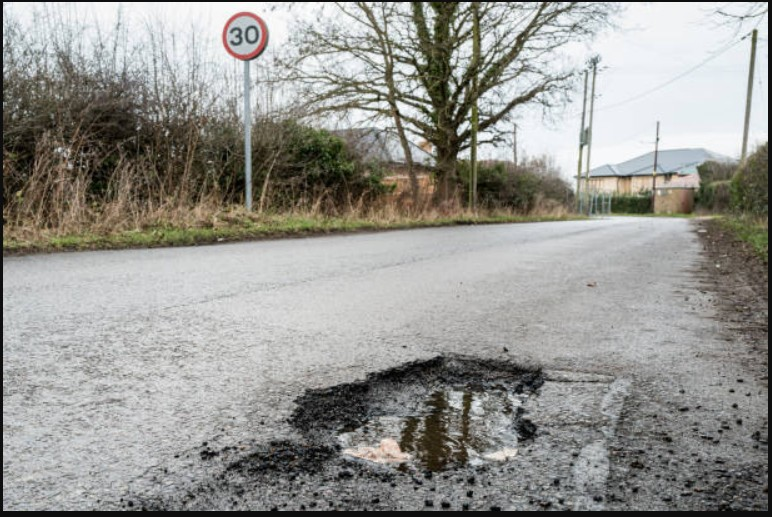
#> input picture data/pothole_road.jpg, 772 x 517 px
$ python detect_potholes.py
#> lines starting #> are read from the running program, lines starting #| are printed output that depends on the picture; after the words box and inside, x2 and y2 are one past the last pixel; in counts of white or black regions, pixels touching at a corner belong together
#importing all libraries for function access
import cv2
import os
import numpy as np
import pandas as pd

#get absolute pathing for project
BASE_DIR=os.path.dirname(os.path.dirname(os.path.abspath(__file__)))
image_path=os.path.join(BASE_DIR,"data","pothole_road.jpg")

#image being stored as matrix in bgr format in src
image=cv2.imread(image_path)
#> image is the input picture: shape (517, 772, 3); mean B, G, R 144.9, 149.5, 150

if image is None:
    print("Error:Image not found")
    exit()

#pre-processing image

#convert bgr to grayscale, binary output yields better results

gray=cv2.cvtColor(image,cv2.COLOR_BGR2GRAY)
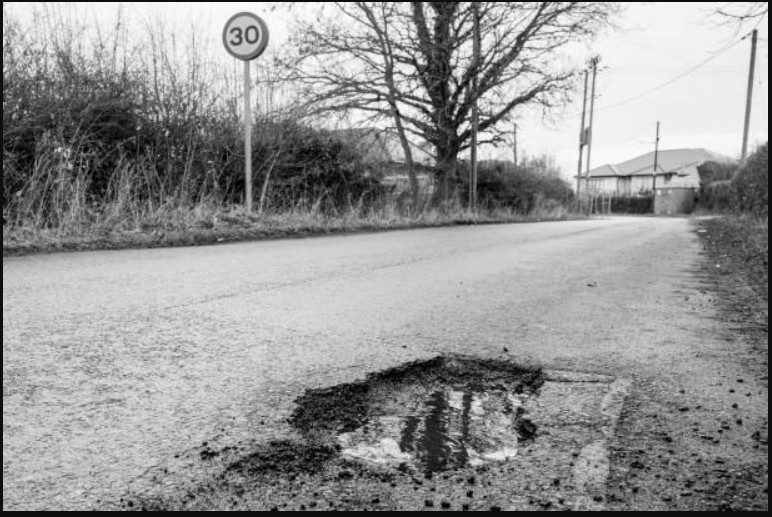
#> gray: shape (517, 772); min 0, max 255, mean 149.1

#blurring, helps make contouring easier

blur=cv2.medianBlur(gray,5)
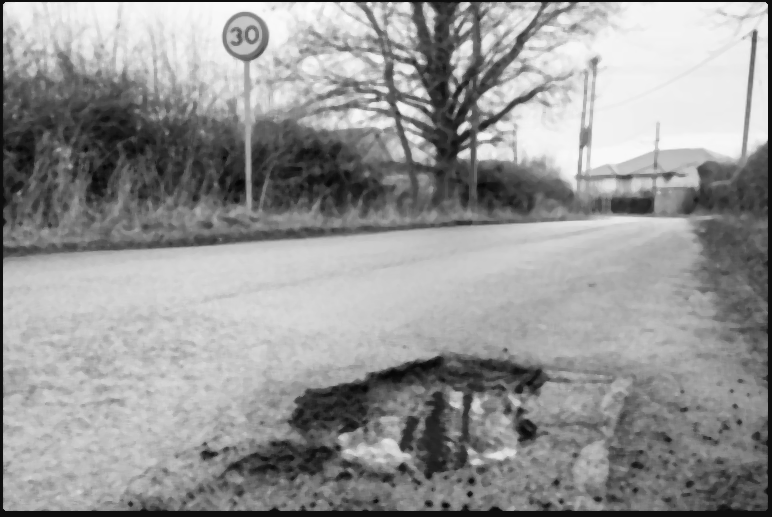
#> blur: shape (517, 772); min 4, max 251, mean 149.4

#edge detection using canny, one of the main reasons to use OpenCV

edge=cv2.Canny(blur,50,150)
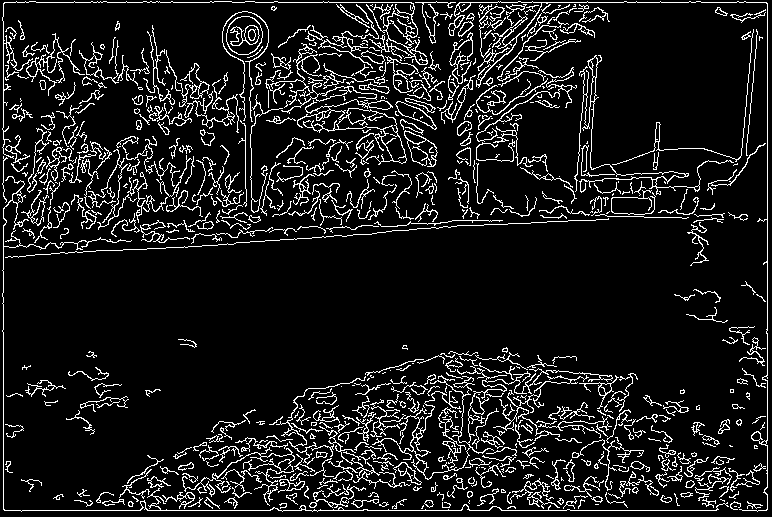
#> edge: shape (517, 772); 10.4% white in thin lines or dots

#making sure the image border doesnt become a contour
h, w = edge.shape
#> h = 517; w = 772

border = 10  # pixels to remove from edges

edge[:border, :] = 0
edge[-border:, :] = 0
edge[:, :border] = 0
edge[:, -border:] = 0
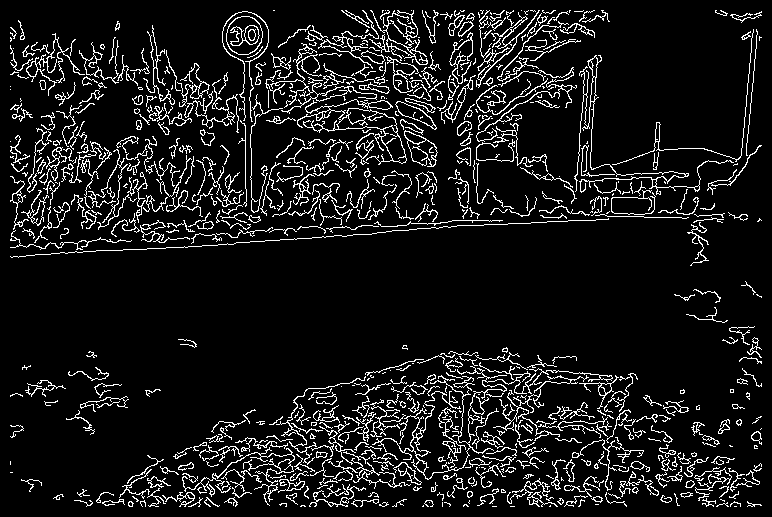
#> edge: shape (517, 772); 9.5% white in thin lines or dots


#dilate the edges to make sure lines connect
kernel = cv2.getStructuringElement(cv2.MORPH_RECT, (3, 3))
dilated = cv2.dilate(edge, kernel, iterations=1)
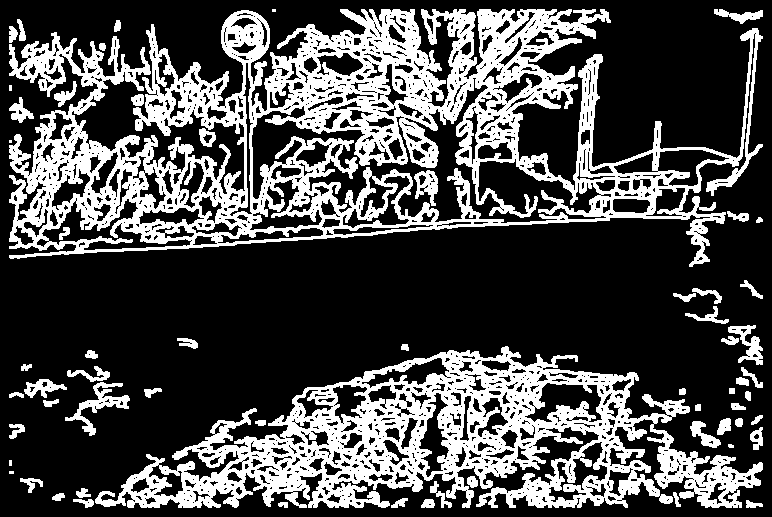
#> dilated: shape (517, 772); 29.6% white; 62 white regions (5 under 20 px)

#contour making

contours, hierarchy = cv2.findContours(
    dilated,
    cv2.RETR_EXTERNAL,
    cv2.CHAIN_APPROX_SIMPLE
)
#> contours = 60 contours, 6 with area under 20; largest, box (x1, y1, x2, y2) and area: (9, 9, 763, 267) 106812, (95, 346, 763, 508) 53447, (65, 382, 130, 436) 776, (728, 325, 763, 365) 510, (24, 379, 67, 398) 362

all_contours = image.copy()
cv2.drawContours(all_contours, contours, -1, (0, 255, 0), 2)
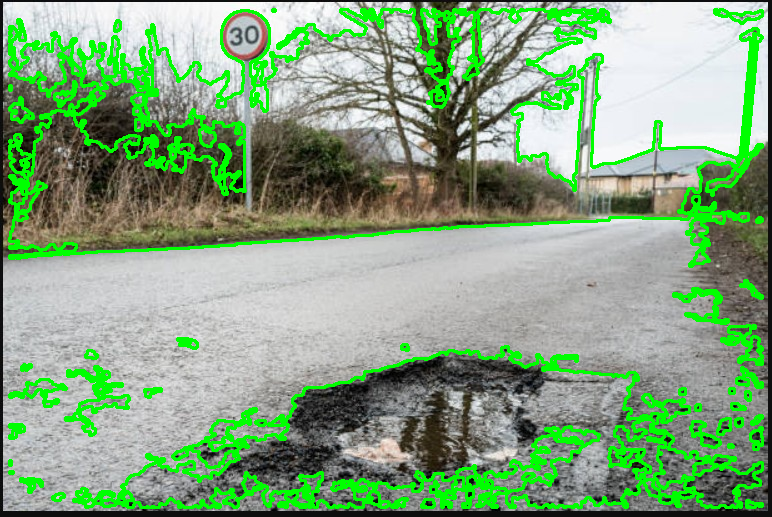
#> all_contours: shape (517, 772, 3); 13.16% of pixels changed, all inside (x1, y1, x2, y2) = (8, 8, 764, 509)

cv2.imshow("All Contours", all_contours)
print("Total contours:", len(contours))
#| Total contours: 60

#filter contours to find potholes

contour_view = image.copy()
cv2.drawContours(contour_view, contours, -1, (0, 255, 0), 2)
cv2.imshow("All contours", contour_view)
min_area = 500  # tune later
filtered = []

for cnt in contours:
    area = cv2.contourArea(cnt)
    if area < min_area:
        continue

    x, y, w, h = cv2.boundingRect(cnt)

    aspect_ratio = w / float(h)

    # Reject vertical & very thin objects
    if aspect_ratio < 0.7 or aspect_ratio > 4.5:
        continue

    filtered.append(cnt)
#> this loop made 60 passes
#> area on passes 1, 2, 3, 4, 5, 6, 7, 8, 9, 10, 11, 15: 33.5, 64, 84.5, 78.5, 69, 55.5, 42.5, 70, 129.5, 110.5, 84.5, 163
#> (area, x, y, w, h, aspect_ratio) on passes 30, 37, 41, 59: (775.5, 65, 382, 65, 54, 1.2), (53447, 95, 346, 668, 162, 4.12), (510.5, 728, 325, 35, 40, 0.875), (106812, 9, 9, 754, 258, 2.92)
#> after the loop, filtered = 4 contours; box (x1, y1, x2, y2) and area: (9, 9, 763, 267) 106812, (95, 346, 763, 508) 53447, (65, 382, 130, 436) 776, (728, 325, 763, 365) 510
height = image.shape[0]
#> height = 517

final = []

for cnt in filtered:
    x, y, w, h = cv2.boundingRect(cnt)
    center_y = y + h / 2

    if center_y < height * 0.5:
        continue

    final.append(cnt)
#> this loop made 4 passes
#> (x, y, w, h, center_y) on passes 1 to 4: (65, 382, 65, 54, 409), (95, 346, 668, 162, 427), (728, 325, 35, 40, 345), (9, 9, 754, 258, 138)
#> after the loop, final = 3 contours; box (x1, y1, x2, y2) and area: (95, 346, 763, 508) 53447, (65, 382, 130, 436) 776, (728, 325, 763, 365) 510
result = image.copy()
cv2.drawContours(result, final, -1, (0, 0, 255), 2)
pothole_count = len(final)
#> pothole_count = 3
cv2.putText(
    result,
    f"Potholes detected: {pothole_count}",
    (20, 40),  # top-left corner
    cv2.FONT_HERSHEY_SIMPLEX,
    1,
    (0, 0, 255),
    2
)
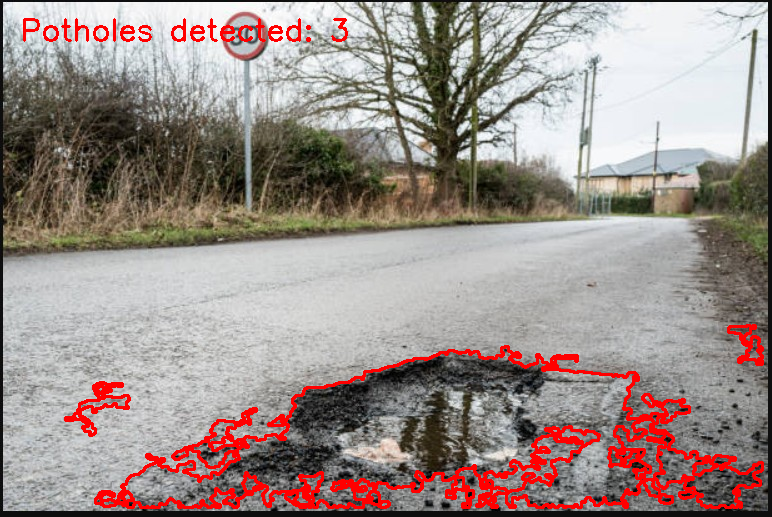
#> result: shape (517, 772, 3); mean B, G, R 138, 142.5, 156

cv2.imshow("Final pothole candidates", result)
print("Potholes detected:", len(final))
#| Potholes detected: 3


#Display Statements
cv2.imshow("original", image)
cv2.imshow("grayscale", gray)
cv2.imshow("Blurred",blur)
cv2.imshow("Edges",edge)
cv2.imshow("dilated",dilated)

cv2.waitKey(0)
cv2.destroyAllWindows()

$ run again, with data/road.jpg copied over data/pothole_road.jpg
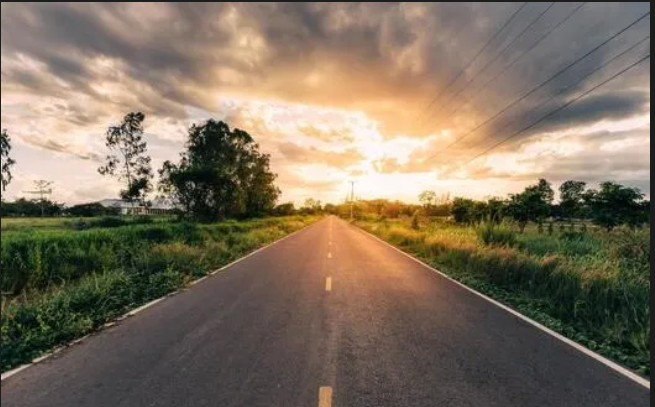
#> input picture data/road.jpg, 655 x 407 px
#> image is the input picture: shape (407, 655, 3); mean B, G, R 95.2, 112.8, 126.4
#> `edge=cv2.Canny(blur,50,150)`:
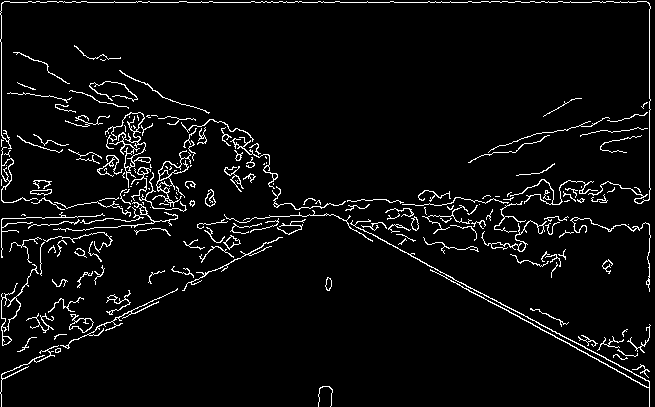
#> edge: shape (407, 655); 4.6% white in thin lines or dots
#> dilated: shape (407, 655); 12.8% white; 42 white regions
#> contours = 42 contours, 2 with area under 20; largest, box (x1, y1, x2, y2) and area: (9, 111, 646, 388) 25783, (9, 287, 179, 377) 2324, (9, 231, 114, 321) 1426, (467, 113, 646, 164) 968, (68, 80, 139, 110) 822
#> all_contours: shape (407, 655, 3); 12.84% of pixels changed, all inside (x1, y1, x2, y2) = (8, 43, 647, 399)
#| Total contours: 42
#> the loop `for cnt in contours:` made 42 passes
#> area on passes 1, 3, 4, 5, 7, 8, 9, 10: 80, 89, 43, 144.5, 41, 96.5, 98, 83
#> after the loop `for cnt in contours:`: filtered = 5 contours; box (x1, y1, x2, y2) and area: (9, 111, 646, 388) 25783, (9, 287, 179, 377) 2324, (9, 231, 114, 321) 1426, (467, 113, 646, 164) 968, (68, 80, 139, 110) 822
#> the loop `for cnt in filtered:` made 5 passes
#> (x, y, w, h, center_y) on passes 1 to 5: (9, 287, 170, 90, 332), (9, 231, 105, 90, 276), (467, 113, 179, 51, 138.5), (9, 111, 637, 277, 249.5), (68, 80, 71, 30, 95)
#> after the loop `for cnt in filtered:`: final = 3 contours; box (x1, y1, x2, y2) and area: (9, 111, 646, 388) 25783, (9, 287, 179, 377) 2324, (9, 231, 114, 321) 1426
#> pothole_count = 3
#> `cv2.putText( result, f"Potholes detected: {pothole_count}", (20, 40),`:
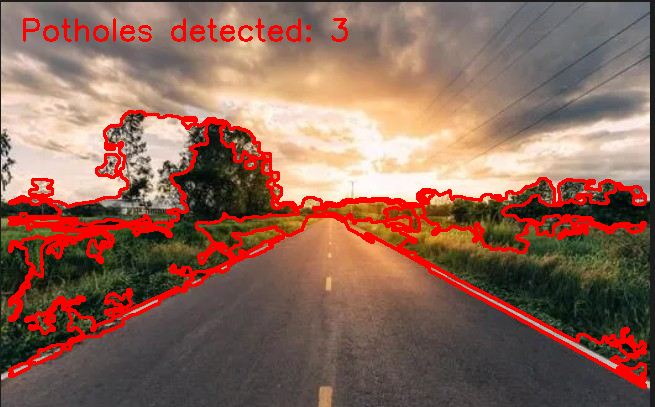
#> result: shape (407, 655, 3); mean B, G, R 88.8, 103.8, 140.3
#| Potholes detected: 3
